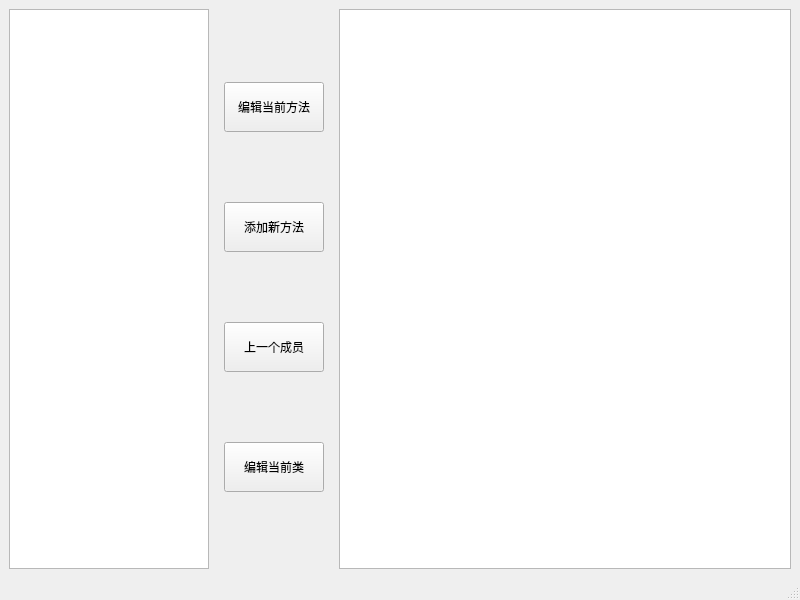
<?xml version="1.0" encoding="UTF-8"?>
<ui version="4.0">
 <class>EditFunctionWindow</class>
 <widget class="QMainWindow" name="EditFunctionWindow">
  <property name="geometry">
   <rect>
    <x>0</x>
    <y>0</y>
    <width>800</width>
    <height>600</height>
   </rect>
  </property>
  <property name="windowTitle">
   <string>MainWindow</string>
  </property>
  <widget class="QWidget" name="centralwidget">
   <layout class="QGridLayout" name="gridLayout">
    <item row="0" column="0">
     <widget class="QListWidget" name="listsOfMember">
      <property name="maximumSize">
       <size>
        <width>200</width>
        <height>16777215</height>
       </size>
      </property>
     </widget>
    </item>
    <item row="0" column="1">
     <widget class="QWidget" name="widget" native="true">
      <layout class="QVBoxLayout" name="verticalLayout">
       <item>
        <widget class="QPushButton" name="btn_editFunction">
         <property name="minimumSize">
          <size>
           <width>100</width>
           <height>50</height>
          </size>
         </property>
         <property name="text">
          <string>编辑当前方法</string>
         </property>
        </widget>
       </item>
       <item>
        <widget class="QPushButton" name="btn_newMethod">
         <property name="minimumSize">
          <size>
           <width>0</width>
           <height>50</height>
          </size>
         </property>
         <property name="text">
          <string>添加新方法</string>
         </property>
        </widget>
       </item>
       <item>
        <widget class="QPushButton" name="btn_previous">
         <property name="minimumSize">
          <size>
           <width>100</width>
           <height>50</height>
          </size>
         </property>
         <property name="text">
          <string>上一个成员</string>
         </property>
        </widget>
       </item>
       <item>
        <widget class="QPushButton" name="btn_">
         <property name="minimumSize">
          <size>
           <width>100</width>
           <height>50</height>
          </size>
         </property>
         <property name="text">
          <string>编辑当前类</string>
         </property>
        </widget>
       </item>
      </layout>
     </widget>
    </item>
    <item row="0" column="2">
     <widget class="QTextBrowser" name="textBrowser"/>
    </item>
   </layout>
  </widget>
  <widget class="QMenuBar" name="menubar">
   <property name="geometry">
    <rect>
     <x>0</x>
     <y>0</y>
     <width>800</width>
     <height>21</height>
    </rect>
   </property>
  </widget>
  <widget class="QStatusBar" name="statusbar"/>
 </widget>
 <resources/>
 <connections/>
</ui>
